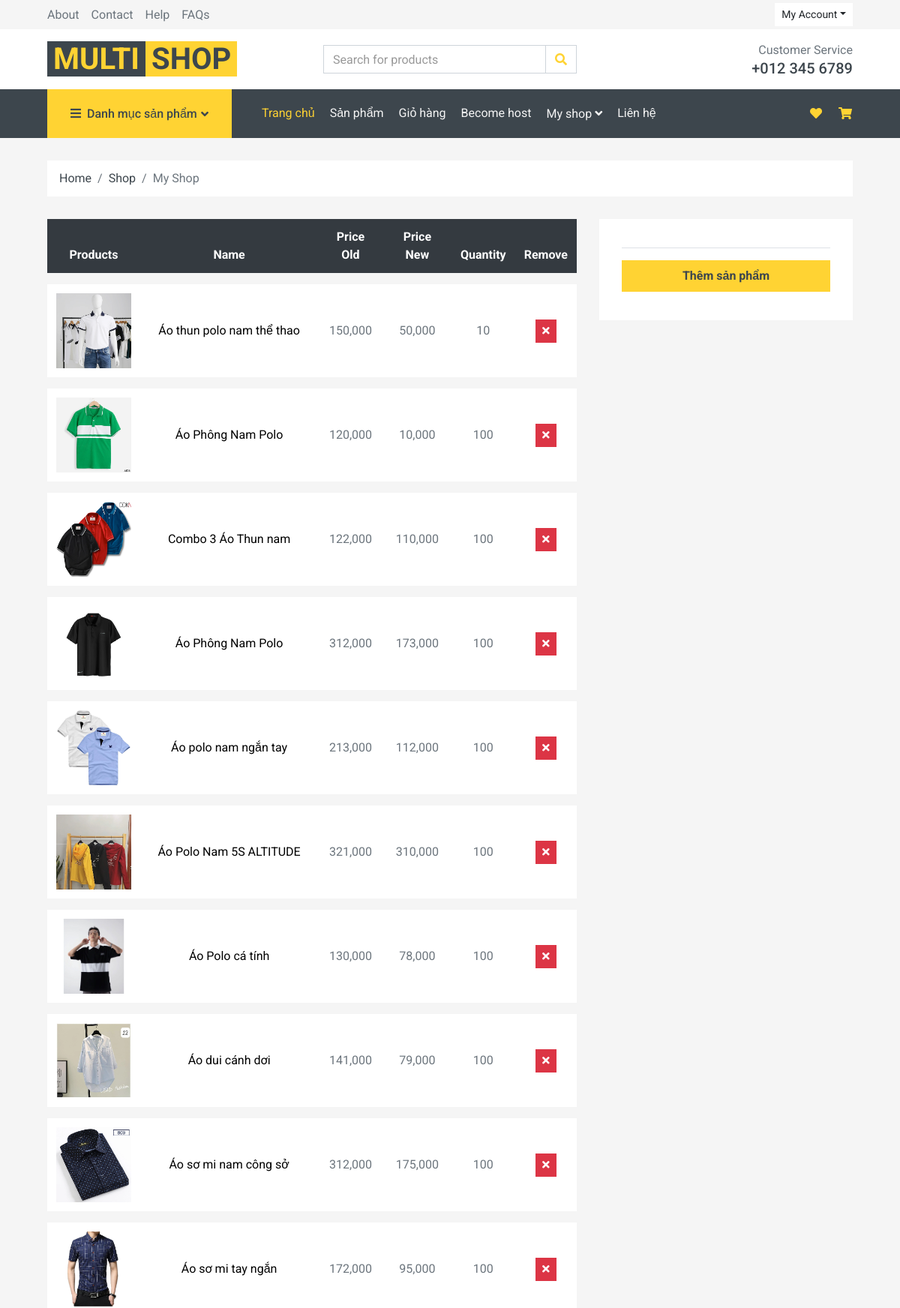
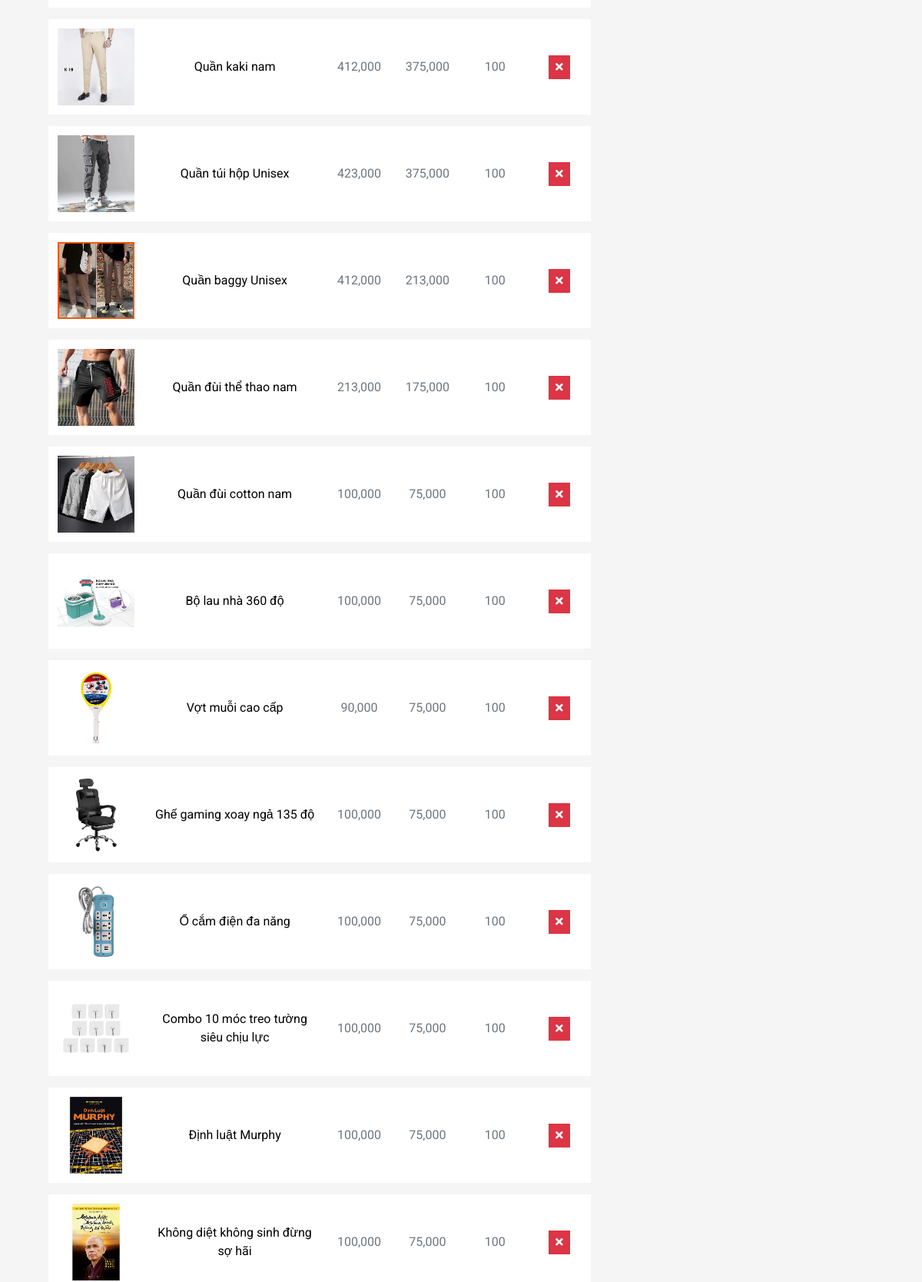
The page /my-shop (signed in, upper part) on the database its author committed (2 pictures, top to bottom).
### ecommerce/models.py (models this page shows, shortened)
class ShopDetail(models.Model):
    user = models.ForeignKey(User, models.DO_NOTHING)
    shop = models.ForeignKey(Shop, models.DO_NOTHING)
    product = models.ForeignKey(Product, models.DO_NOTHING)
    class Meta:
        managed = True
        db_table = 'shop_detail'

class Product(models.Model):
    product_id = models.AutoField(primary_key=True)
    cate_id = models.ForeignKey(Category, models.DO_NOTHING)
    product_name = models.TextField(blank=True, null=True)
    product_price = models.IntegerField(blank=True, null=True)
    product_price_new = models.IntegerField(blank=True, null=True)
    product_quantity = models.IntegerField(blank=True, null=True)
    product_detail = models.TextField(blank=True, null=True)
    product_status = models.BooleanField(blank=True, null=True)
    rate = models.TextField(blank=True, null=True)
    description = models.TextField(blank=True, null=True)
    information = models.TextField(blank=True, null=True)
    review = models.TextField(blank=True, null=True)
    image_path = models.TextField(blank=True, null=True)
    type = models.TextField(blank=True, null=True)
    class Meta:
        managed = True
        db_table = 'product'

### ecommerce/views.py (the view)
# urls.py: path('my-shop', shopdetail, name='shopdetail'),
@login_required
def shopdetail(request):
    shop_items = ShopDetail.objects.filter(user=request.user)
    return render(request, 'home/myshop.html', {'shop_items': shop_items})

### ecommerce/templatetags/custom_filter.py (called while the page is built)
@register.filter
def format_price(value):
    return intcomma(int(value))

### templates/home/myshop.html (shortened to what this page needs)
{% extends "home/base.html" %}
{% load static %}
{% load custom_filter %}
{% block placeholder %}
<body>
    <div class="container-fluid">
        <div class="row px-xl-5">
            <div class="col-12">
                <nav class="breadcrumb bg-light mb-30">
                    <a class="breadcrumb-item text-dark" href="#">Home</a>
                    <a class="breadcrumb-item text-dark" href="#">Shop</a>
                    <span class="breadcrumb-item active">My Shop</span>
                </nav>
            </div>
        </div>
    </div>
    <div class="container-fluid">
        <div class="row px-xl-5">
            <div class="col-lg-8 table-responsive mb-5">
                <table class="table table-light table-borderless table-hover text-center mb-0">
                    <thead class="thead-dark">
                        <tr>
                            <th>Products</th>
                            <th>Name</th>
                            <th>Price Old</th>
                            <th>Price New</th>
                            <th>Quantity</th>
                            <th>Remove</th>
                        </tr>
                    </thead>
                    <tbody class="align-middle">
                        {% for shop_item in shop_items %}
                            <tr>
                                <td class="align-middle"><a href="/edit-product/{{ shop_item.product.product_id }}"><img src="{% static 'img/product' %}/{{ shop_item.product.image_path}}" style="width: 100px;"></a></td>
                                <td class="align-middle">
                                    <a href="/edit-product/{{ shop_item.product.product_id }}" style="color: black;">{{ shop_item.product.product_name }}</a>
                                  </td>
                                <td class="align-middle">{{ shop_item.product.product_price|format_price }}</td>
                                <td class="align-middle">{{ shop_item.product.product_price_new|format_price }}</td>
                                <td class="align-middle">{{ shop_item.product.product_quantity }}</td>
                                <td class="align-middle"><a href="{% url 'remove_from_shop' shop_detail_id=shop_item.id %}" class="btn btn-sm btn-danger"><i class="fa fa-times"></i></a></td>
                            </tr>
                        {% endfor %}
                    </tbody>
                </table>
            </div>
            <div class="col-lg-4">
            <div class="bg-light p-30 mb-5">
                <div class="border-bottom pb-2">
                </div>
                <div class="pt-2">
                    <div>
                        <a class="btn btn-block btn-primary font-weight-bold my-2 py-2" href="/add-product">Thêm sản phẩm</a>
                    </div>
                </div>
                </div>
            </div>
        </div>
        </div>
{% endblock %}

### rows shown on the page
ShopDetail: product.image_path (picture), product.product_name "Áo thun polo nam thể thao", product.product_price "150,000", product.product_price_new "50,000", product.product_quantity "10"
ShopDetail: product.image_path (picture), product.product_name "Áo Phông Nam Polo", product.product_price "120,000", product.product_price_new "10,000", product.product_quantity "100"
ShopDetail: product.image_path (picture), product.product_name "Combo 3 Áo Thun nam", product.product_price "122,000", product.product_price_new "110,000", product.product_quantity "100"
ShopDetail: product.image_path (picture), product.product_name "Áo Phông Nam Polo", product.product_price "312,000", product.product_price_new "173,000", product.product_quantity "100"
ShopDetail: product.image_path (picture), product.product_name "Áo polo nam ngắn tay", product.product_price "213,000", product.product_price_new "112,000", product.product_quantity "100"
ShopDetail: product.image_path (picture), product.product_name "Áo Polo Nam 5S ALTITUDE", product.product_price "321,000", product.product_price_new "310,000", product.product_quantity "100"
ShopDetail: product.image_path (picture), product.product_name "Áo Polo cá tính", product.product_price "130,000", product.product_price_new "78,000", product.product_quantity "100"
ShopDetail: product.image_path (picture), product.product_name "Áo dui cánh dơi", product.product_price "141,000", product.product_price_new "79,000", product.product_quantity "100"
ShopDetail: product.image_path (picture), product.product_name "Áo sơ mi nam công sở", product.product_price "312,000", product.product_price_new "175,000", product.product_quantity "100"
ShopDetail: product.image_path (picture), product.product_name "Áo sơ mi tay ngắn", product.product_price "172,000", product.product_price_new "95,000", product.product_quantity "100"
ShopDetail: product.image_path (picture), product.product_name "Quần kaki nam", product.product_price "412,000", product.product_price_new "375,000", product.product_quantity "100"
ShopDetail: product.image_path (picture), product.product_name "Quần túi hộp Unisex", product.product_price "423,000", product.product_price_new "375,000", product.product_quantity "100"
ShopDetail: product.image_path (picture), product.product_name "Quần baggy Unisex", product.product_price "412,000", product.product_price_new "213,000", product.product_quantity "100"
ShopDetail: product.image_path (picture), product.product_name "Quần đùi thể thao nam", product.product_price "213,000", product.product_price_new "175,000", product.product_quantity "100"
ShopDetail: product.image_path (picture), product.product_name "Quần đùi cotton nam", product.product_price "100,000", product.product_price_new "75,000", product.product_quantity "100"
ShopDetail: product.image_path (picture), product.product_name "Bộ lau nhà 360 độ", product.product_price "100,000", product.product_price_new "75,000", product.product_quantity "100"
ShopDetail: product.image_path (picture), product.product_name "Vợt muỗi cao cấp", product.product_price "90,000", product.product_price_new "75,000", product.product_quantity "100"
ShopDetail: product.image_path (picture), product.product_name "Ghế gaming xoay ngả 135 độ", product.product_price "100,000", product.product_price_new "75,000", product.product_quantity "100"
ShopDetail: product.image_path (picture), product.product_name "Ổ cắm điện đa năng", product.product_price "100,000", product.product_price_new "75,000", product.product_quantity "100"
ShopDetail: product.image_path (picture), product.product_name "Combo 10 móc treo tường siêu chịu lực", product.product_price "100,000", product.product_price_new "75,000", product.product_quantity "100"
ShopDetail: product.image_path (picture), product.product_name "Định luật Murphy", product.product_price "100,000", product.product_price_new "75,000", product.product_quantity "100"
ShopDetail: product.image_path (picture), product.product_name "Không diệt không sinh đừng sợ hãi", product.product_price "100,000", product.product_price_new "75,000", product.product_quantity "100"
